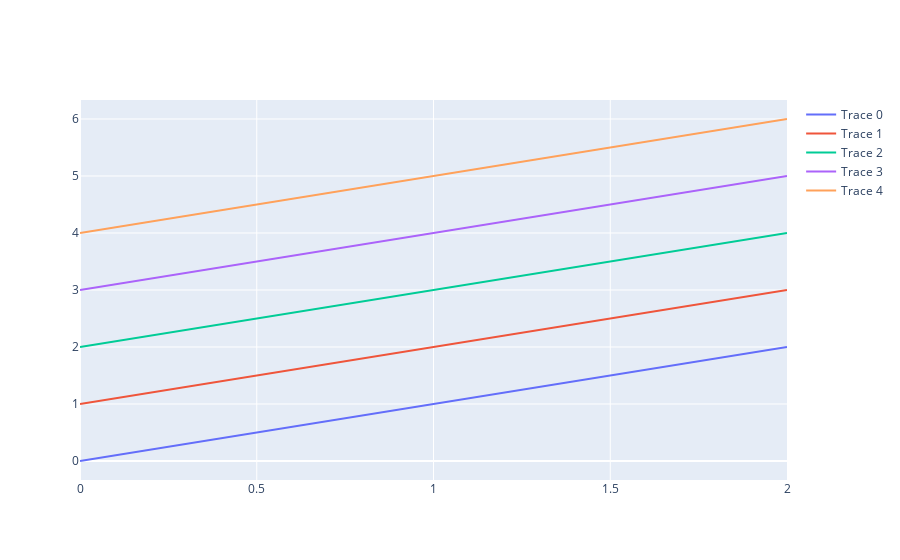

Notebook code cell kept with this figure:
### Code cell
fig = go.Figure()

# Add a few traces without specifying a color
for i in range(5):
    fig.add_trace(go.Scatter(y=[i, i+1, i+2], mode='lines', name=f'Trace {i}'))

# Show the figure
fig.show()

### Figure 1 — Plotly figure (JSON) as saved in the notebook; plotly's stock layout.template omitted (floating-point values rounded to 4 significant figures)
{"data": [{"mode": "lines", "name": "Trace 0", "type": "scatter", "y": [0, 1, 2]}, {"mode": "lines", "name": "Trace 1", "type": "scatter", "y": [1, 2, 3]}, {"mode": "lines", "name": "Trace 2", "type": "scatter", "y": [2, 3, 4]}, {"mode": "lines", "name": "Trace 3", "type": "scatter", "y": [3, 4, 5]}, {"mode": "lines", "name": "Trace 4", "type": "scatter", "y": [4, 5, 6]}], "layout": {}}
